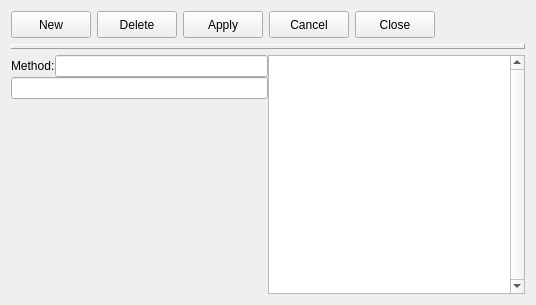
<?xml version="1.0" encoding="UTF-8"?>
<ui version="4.0">
 <class>methods</class>
 <widget class="impgenmaint" name="methods">
  <property name="geometry">
   <rect>
    <x>0</x>
    <y>0</y>
    <width>536</width>
    <height>305</height>
   </rect>
  </property>
  <property name="windowTitle">
   <string>Form</string>
  </property>
  <property name="TableName">
   <string>actymethods</string>
  </property>
  <property name="KeyField">
   <string>met_cod</string>
  </property>
  <property name="DisplayColumn">
   <string>met_des</string>
  </property>
  <property name="DisplayColumnDescription">
   <string>Methods</string>
  </property>
  <layout class="QVBoxLayout" name="verticalLayout_3">
   <item>
    <layout class="QHBoxLayout" name="horizontalLayout_11">
     <item>
      <widget class="QPushButton" name="cmdnew">
       <property name="enabled">
        <bool>true</bool>
       </property>
       <property name="minimumSize">
        <size>
         <width>0</width>
         <height>27</height>
        </size>
       </property>
       <property name="maximumSize">
        <size>
         <width>16777215</width>
         <height>27</height>
        </size>
       </property>
       <property name="toolTip">
        <string/>
       </property>
       <property name="text">
        <string>New</string>
       </property>
       <property name="icon">
        <iconset resource="../images/images.qrc">
         <normaloff>:/images/new3.png</normaloff>:/images/new3.png</iconset>
       </property>
       <property name="flat">
        <bool>false</bool>
       </property>
      </widget>
     </item>
     <item>
      <widget class="QPushButton" name="cmdelete">
       <property name="enabled">
        <bool>true</bool>
       </property>
       <property name="minimumSize">
        <size>
         <width>0</width>
         <height>27</height>
        </size>
       </property>
       <property name="maximumSize">
        <size>
         <width>16777215</width>
         <height>27</height>
        </size>
       </property>
       <property name="toolTip">
        <string/>
       </property>
       <property name="text">
        <string>Delete</string>
       </property>
       <property name="icon">
        <iconset resource="../images/images.qrc">
         <normaloff>:/images/delete3.png</normaloff>:/images/delete3.png</iconset>
       </property>
       <property name="flat">
        <bool>false</bool>
       </property>
      </widget>
     </item>
     <item>
      <widget class="QPushButton" name="cmdapply">
       <property name="enabled">
        <bool>true</bool>
       </property>
       <property name="minimumSize">
        <size>
         <width>0</width>
         <height>27</height>
        </size>
       </property>
       <property name="maximumSize">
        <size>
         <width>16777215</width>
         <height>27</height>
        </size>
       </property>
       <property name="toolTip">
        <string/>
       </property>
       <property name="text">
        <string>Apply</string>
       </property>
       <property name="icon">
        <iconset resource="../images/images.qrc">
         <normaloff>:/images2/new/apply.png</normaloff>:/images2/new/apply.png</iconset>
       </property>
       <property name="flat">
        <bool>false</bool>
       </property>
      </widget>
     </item>
     <item>
      <widget class="QPushButton" name="cmdcancel">
       <property name="enabled">
        <bool>true</bool>
       </property>
       <property name="minimumSize">
        <size>
         <width>0</width>
         <height>27</height>
        </size>
       </property>
       <property name="maximumSize">
        <size>
         <width>16777215</width>
         <height>27</height>
        </size>
       </property>
       <property name="toolTip">
        <string/>
       </property>
       <property name="text">
        <string>Cancel</string>
       </property>
       <property name="icon">
        <iconset resource="../images/images.qrc">
         <normaloff>:/images2/new/cancel.png</normaloff>:/images2/new/cancel.png</iconset>
       </property>
       <property name="flat">
        <bool>false</bool>
       </property>
      </widget>
     </item>
     <item>
      <widget class="QPushButton" name="cmdclose">
       <property name="enabled">
        <bool>true</bool>
       </property>
       <property name="minimumSize">
        <size>
         <width>0</width>
         <height>27</height>
        </size>
       </property>
       <property name="maximumSize">
        <size>
         <width>16777215</width>
         <height>27</height>
        </size>
       </property>
       <property name="toolTip">
        <string/>
       </property>
       <property name="text">
        <string>Close</string>
       </property>
       <property name="icon">
        <iconset resource="../images/images.qrc">
         <normaloff>:/images2/new/closeform.png</normaloff>:/images2/new/closeform.png</iconset>
       </property>
       <property name="flat">
        <bool>false</bool>
       </property>
      </widget>
     </item>
     <item>
      <spacer name="horizontalSpacer_2">
       <property name="orientation">
        <enum>Qt::Horizontal</enum>
       </property>
       <property name="sizeHint" stdset="0">
        <size>
         <width>40</width>
         <height>20</height>
        </size>
       </property>
      </spacer>
     </item>
    </layout>
   </item>
   <item>
    <widget class="QLabel" name="Panel2">
     <property name="enabled">
      <bool>true</bool>
     </property>
     <property name="maximumSize">
      <size>
       <width>16777215</width>
       <height>5</height>
      </size>
     </property>
     <property name="toolTip">
      <string/>
     </property>
     <property name="layoutDirection">
      <enum>Qt::LeftToRight</enum>
     </property>
     <property name="frameShape">
      <enum>QFrame::Panel</enum>
     </property>
     <property name="frameShadow">
      <enum>QFrame::Raised</enum>
     </property>
     <property name="text">
      <string/>
     </property>
     <property name="alignment">
      <set>Qt::AlignCenter</set>
     </property>
    </widget>
   </item>
   <item>
    <layout class="QHBoxLayout" name="horizontalLayout_6">
     <property name="spacing">
      <number>0</number>
     </property>
     <property name="margin">
      <number>0</number>
     </property>
     <item>
      <layout class="QVBoxLayout" name="verticalLayout_2">
       <property name="spacing">
        <number>0</number>
       </property>
       <property name="margin">
        <number>0</number>
       </property>
       <item>
        <layout class="QHBoxLayout" name="horizontalLayout_7">
         <item>
          <widget class="QLabel" name="Label2_2">
           <property name="enabled">
            <bool>true</bool>
           </property>
           <property name="toolTip">
            <string/>
           </property>
           <property name="text">
            <string>Method:</string>
           </property>
          </widget>
         </item>
         <item>
          <widget class="IMPEdit" name="iMPEdit_5">
           <property name="TableName">
            <string>actymethods</string>
           </property>
           <property name="FieldName">
            <string>met_des</string>
           </property>
          </widget>
         </item>
        </layout>
       </item>
       <item>
        <widget class="IMPEdit" name="txtacty">
         <property name="TableName">
          <string>actymethods</string>
         </property>
         <property name="FieldName">
          <string>acty_cod</string>
         </property>
        </widget>
       </item>
       <item>
        <spacer name="verticalSpacer_2">
         <property name="orientation">
          <enum>Qt::Vertical</enum>
         </property>
         <property name="sizeHint" stdset="0">
          <size>
           <width>20</width>
           <height>40</height>
          </size>
         </property>
        </spacer>
       </item>
      </layout>
     </item>
     <item>
      <widget class="QTableView" name="ListView1">
       <property name="verticalScrollBarPolicy">
        <enum>Qt::ScrollBarAlwaysOn</enum>
       </property>
      </widget>
     </item>
    </layout>
   </item>
  </layout>
 </widget>
 <customwidgets>
  <customwidget>
   <class>IMPEdit</class>
   <extends>QLineEdit</extends>
   <header>impedit.h</header>
  </customwidget>
  <customwidget>
   <class>impgenmaint</class>
   <extends>QWidget</extends>
   <header>impgenmaint.h</header>
   <container>1</container>
  </customwidget>
 </customwidgets>
 <resources>
  <include location="../images/images.qrc"/>
 </resources>
 <connections/>
</ui>
